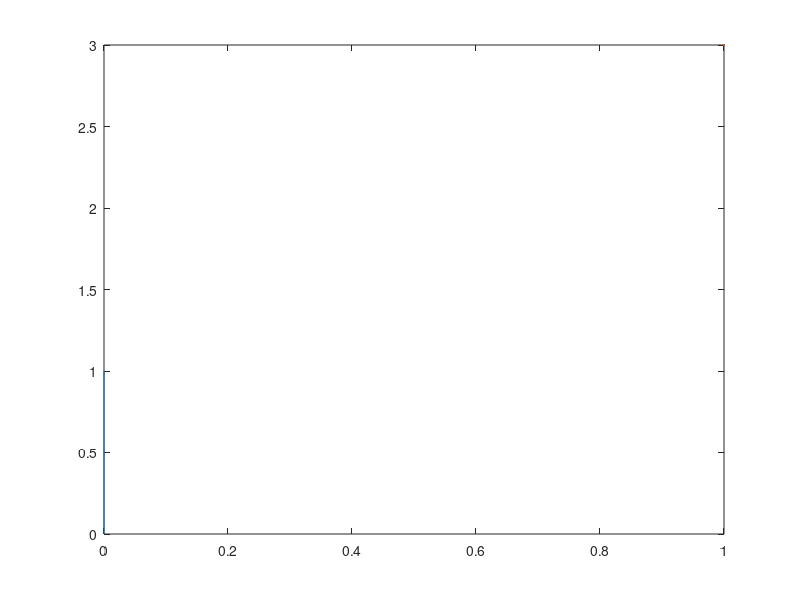

Source code (MATLAB):
ts = 1e-9;
T = 1e-5;
tau = 1e-6;

t = 0:ts:T;
signal = zeros(1,length(t));

for a = 1:(tau/ts)
    signal(1,a) = 1;
end

plot(t, signal, LineWidth=3);